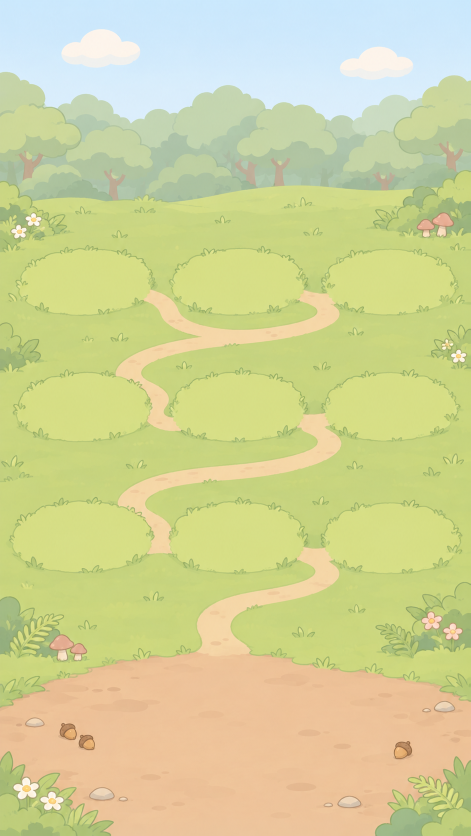
#> input picture docs/ui/assets/raw/bg_village.png, 941 x 1672 px, given in place of bg_desk.png, which was not available (shown at 1/2 size)
$ python mkweb_ui.py ../../ui/assets/raw/bg_village.png
#> lines starting #> are read from the running program, lines starting #| are printed output that depends on the picture
# 거래소 화면 그림(GPT, codex)의 웹 사본: docs/art/v5/ui/*.png → src/ui/proto/img/ui/*.webp
# 둘씩 그린 그림(pair_*)은 투명한 세로 틈에서 갈라 왼쪽, 오른쪽으로 나눈다. 투명 그림은 알파 테두리 상자로 오린다.
# 판(9조각) 그림은 오린 뒤 가로 폭만 맞춘다(테두리 두께는 CSS border-image 에서 px 로 정한다).
# 사용법: python3 mkweb_ui.py <repo>
import sys
import numpy as np
from PIL import Image

repo = sys.argv[1]
RAW = repo + '/docs/art/v5/ui/'
OUT = repo + '/src/ui/proto/img/ui/'


def bbox(im, th=12):
    return im.split()[-1].point(lambda v: 255 if v > th else 0).getbbox()


def trim(im):
    return im.crop(bbox(im))


def split2(im):
    """알파가 빈 세로 띠 중 가운데에 가장 가까운 것에서 둘로 가른다"""
    a = np.array(im)[..., 3] > 12
    cols = a.any(axis=0)
    w = len(cols)
    gaps = [x for x in range(w) if not cols[x]]
    # 그림 사이의 빈 칸들: 양쪽에 그림이 있는 것만
    first, last = np.argmax(cols), w - 1 - np.argmax(cols[::-1])
    inner = [x for x in gaps if first < x < last]
    if not inner:
        raise SystemExit('pair split failed')
    mid = min(inner, key=lambda x: abs(x - (first + last) / 2))
    L = trim(im.crop((0, 0, mid, im.height)))
    R = trim(im.crop((mid, 0, w, im.height)))
    return L, R


def save(im, name, width=None, height=None, q=82):
    if width:
        im = im.resize((width, round(im.height * width / im.width)), Image.LANCZOS)
    elif height:
        im = im.resize((round(im.width * height / im.height), height), Image.LANCZOS)
    im.save(OUT + name + '.webp', 'WEBP', quality=q, method=6)
    print(f'  {name}: {im.size}')


def load(n):
#> called with n = 'bg_desk'
    return Image.open(RAW + n + '.png').convert('RGBA')


import os
os.makedirs(OUT, exist_ok=True)

# 불투명 그림
save(load('bg_desk').convert('RGB'), 'bg_desk', width=720, q=72)
#> in save, `im = im.resize((width, round(im.height * width / im.width)), Image.LAN..`:
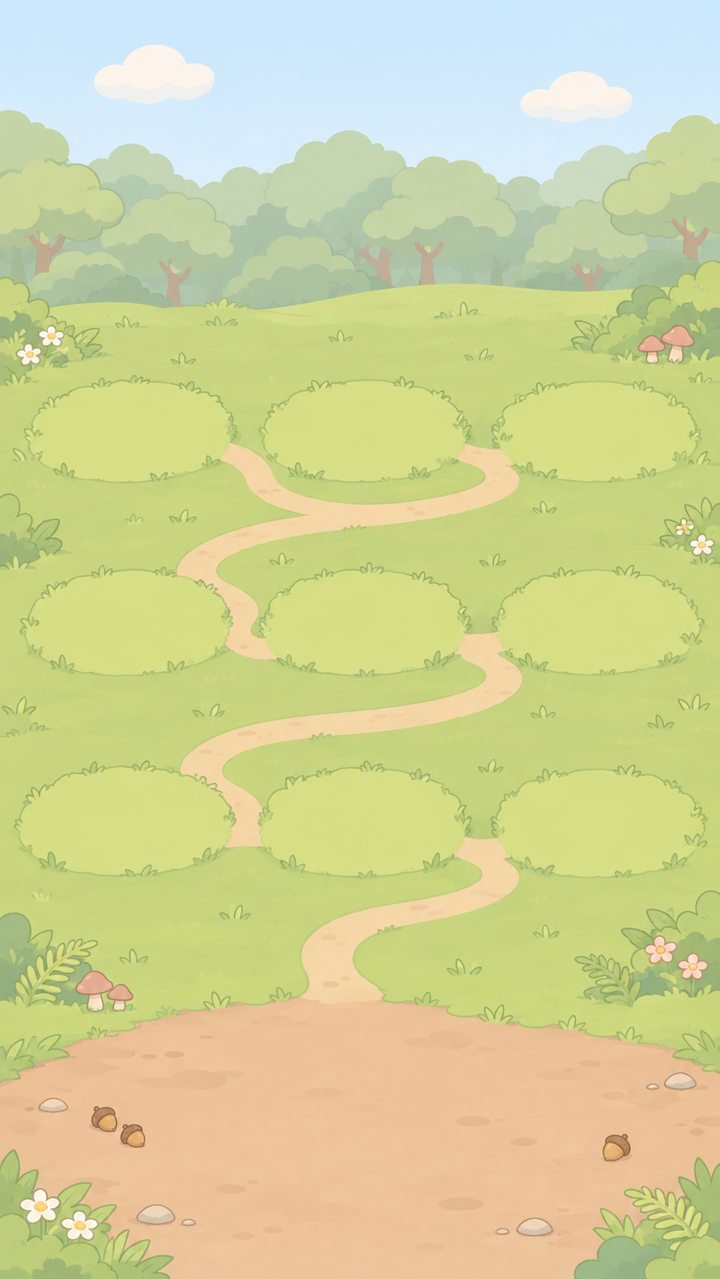
#> im: PIL image 720x1279 RGB; mean R, G, B 208.5, 210.8, 152.3
#|   bg_desk: (720, 1279)
p = load('screen_paper').convert('RGB')
#> call 2 of load, with n = 'screen_paper'
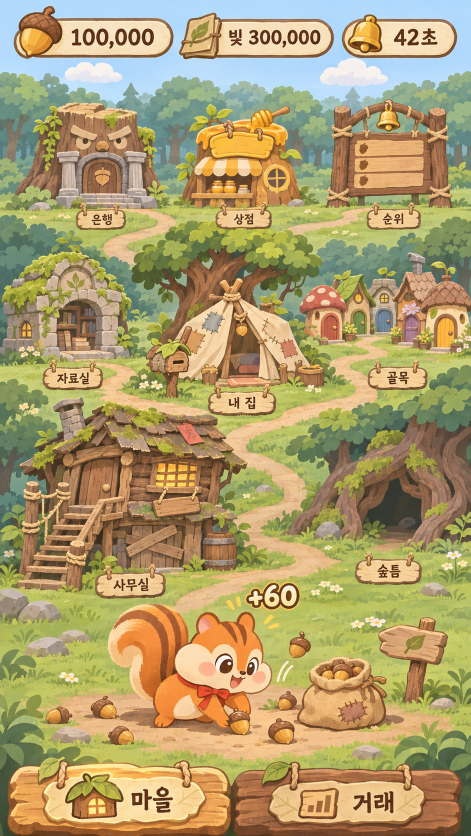
#> input picture docs/ui/mockups/A_s1_village.png, 941 x 1672 px, given in place of screen_paper.png, which was not available (shown at 1/2 size)
#> p is the input picture: PIL image 941x1672 RGB; mean R, G, B 173, 156.8, 108.7
s = min(p.size); p = p.crop(((p.width - s) // 2, (p.height - s) // 2, (p.width + s) // 2, (p.height + s) // 2))
#> after `s = min(p.size)`: s = 941
#> after `p = p.crop(((p.width - s) // 2, (p.height - s) // 2, (p.width + s) // `:
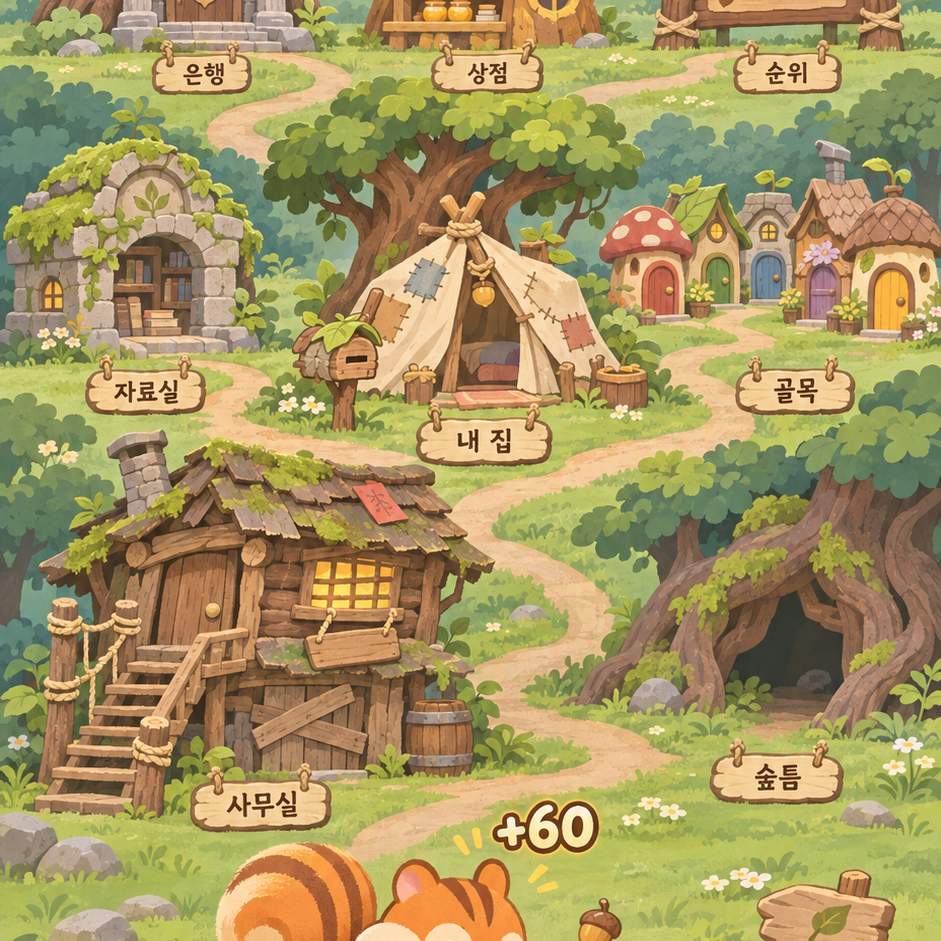
#> p: PIL image 941x941 RGB; mean R, G, B 166.3, 150.7, 96.7
# 숫자가 잘 읽히게 종이를 크림 쪽으로 반쯤 섞는다(무늬는 남고 노란 기가 빠진다)
p = Image.blend(p, Image.new('RGB', p.size, (255, 249, 233)), 0.55)
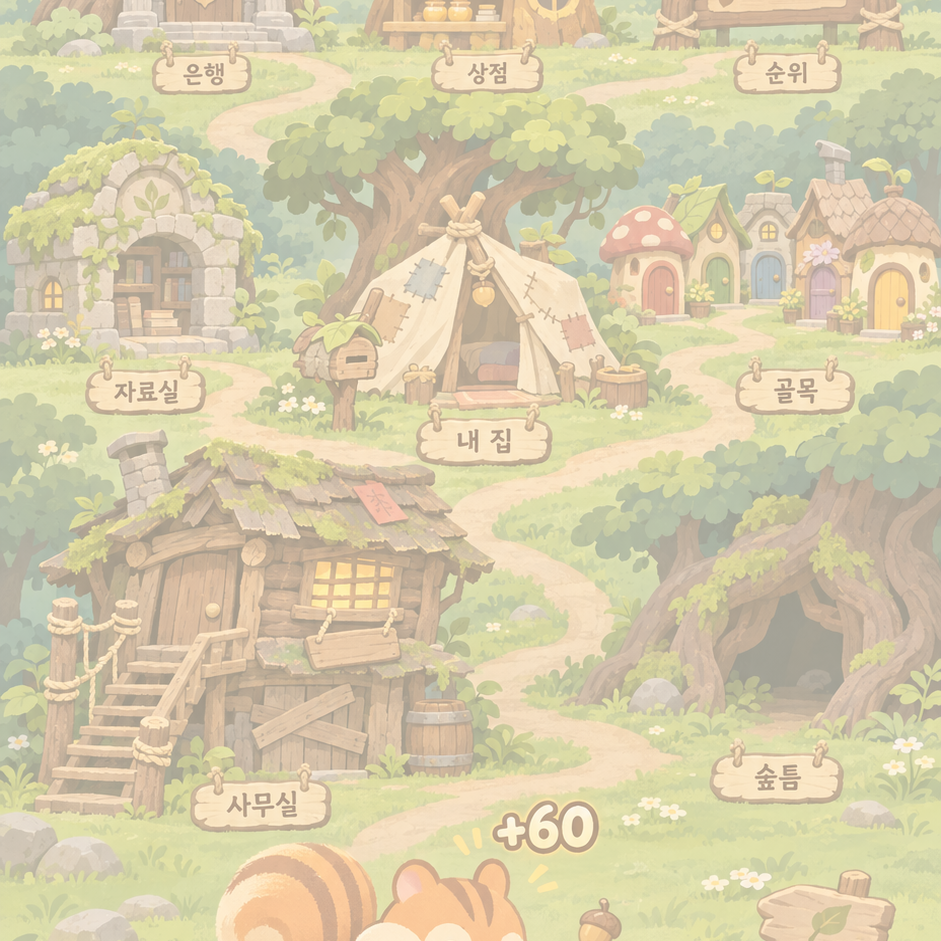
#> p: PIL image 941x941 RGB; mean R, G, B 214.6, 204.3, 171.2
save(p, 'screen_paper', width=512, q=70)
#|   screen_paper: (512, 512)

# 판(9조각)
save(trim(load('plaque_header')), 'plaque_header', width=520)
#> call 3 of save, with name = 'plaque_header', width = 520, q = 82
#> in save (call 3), `im = im.resize((width, round(im.height * width / im.width)), Image.LAN..`:
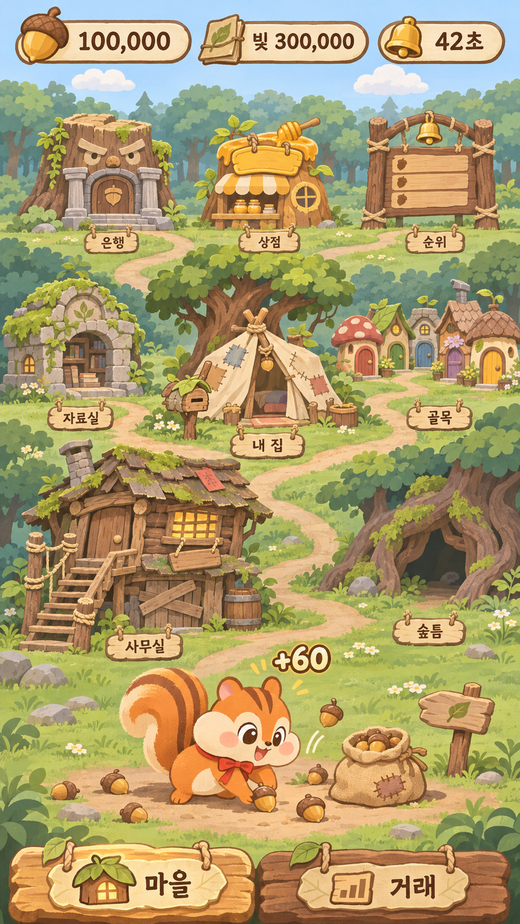
#> im: PIL image 520x924 RGBA; mean R, G, B, A 173, 156.8, 108.7, 255
#|   plaque_header: (520, 924)
save(trim(load('board_chart')), 'board_chart', width=640)
#> (the run stopped early here; a loop or call above may not have finished)
